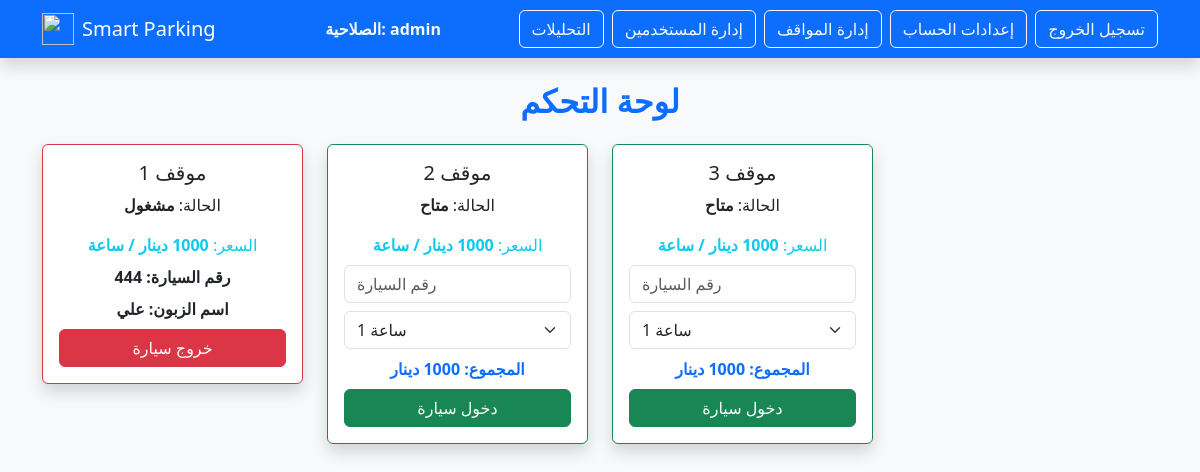
/dashboard (signed in), run on an earlier commit of the app's database.
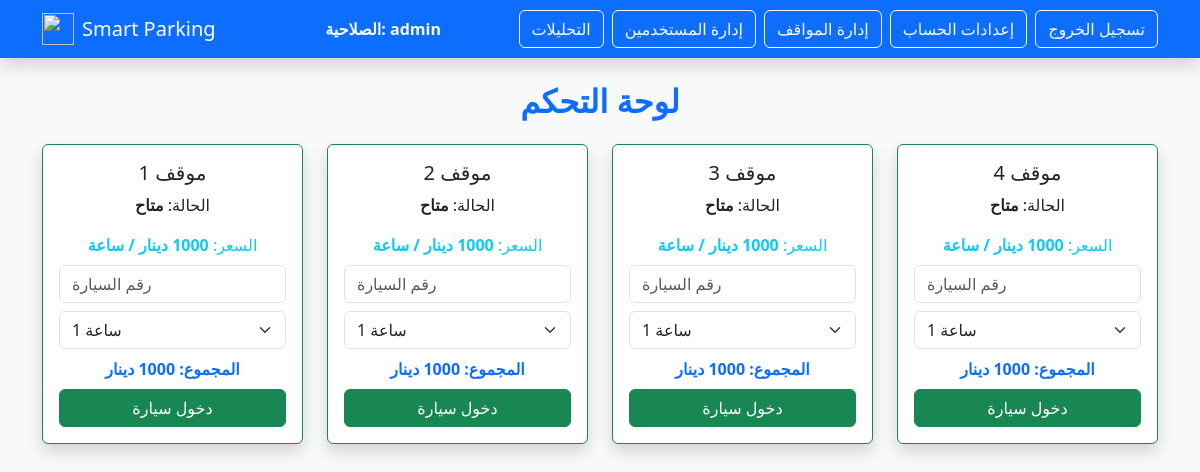
And on a later commit of the database.
### tables this page shows
CREATE TABLE slots (
        id INTEGER PRIMARY KEY AUTOINCREMENT,
        status TEXT NOT NULL DEFAULT 'free',
        car_number TEXT,
        user_id INTEGER,
        FOREIGN KEY(user_id) REFERENCES users(id)
    );

CREATE TABLE users (
        id INTEGER PRIMARY KEY AUTOINCREMENT,
        username TEXT UNIQUE NOT NULL,
        password TEXT NOT NULL,
        role TEXT NOT NULL
    );

### app.py (the view)
@app.route("/dashboard")
def dashboard():
    auth_redirect = require_login()
    if auth_redirect:
        return auth_redirect
    with get_db_connection() as connection:
        rows = connection.execute(
            """
            SELECT s.id, s.status, s.car_number, s.user_id, u.username AS owner_name
            FROM slots s
            LEFT JOIN users u ON u.id = s.user_id
            ORDER BY s.id
            """
        ).fetchall()
    slots = [
        (row["id"], row["status"], row["car_number"], row["user_id"], row["owner_name"])
        for row in rows
    ]
    if session.get("role") == "customer":
        return render_template("customer_dashboard.html", slots=slots, role="customer")
    return render_template("dashboard.html", slots=slots, role=session.get("role", "operator"))

### app.py (called while the page is built)
def get_db_connection() -> sqlite3.Connection:
    connection = sqlite3.connect(DB_PATH)
    connection.row_factory = sqlite3.Row
    return connection

def require_login():
    if "user_id" not in session:
        return redirect(url_for("login"))
    return None

### templates/dashboard.html (shortened to what this page needs)
<!DOCTYPE html>
<html lang="ar">
<head>
    <link rel="stylesheet" href="https://cdn.jsdelivr.net/npm/bootstrap@5.3.0/dist/css/bootstrap.min.css">
</head>
<body class="bg-light">
    <nav class="navbar navbar-expand-lg navbar-dark bg-primary shadow">
        <div class="container">
            <a class="navbar-brand d-flex align-items-center" href="#">
                <img src="https://cdn-icons-png.flaticon.com/512/743/743007.png" width="32" height="32" class="me-2">
                Smart Parking
            </a>
            <span class="text-light ms-3 fw-bold">الصلاحية: {{ role }}</span>
            <div class="d-flex">
                {% if role == 'admin' %}
                <a href="/analytics" class="btn btn-outline-light me-2">التحليلات</a>
                <a href="/users" class="btn btn-outline-light me-2">إدارة المستخدمين</a>
                <a href="/slots" class="btn btn-outline-light me-2">إدارة المواقف</a>
                {% endif %}
                <a href="/account" class="btn btn-outline-light me-2">إعدادات الحساب</a>
                <a href="/logout" class="btn btn-outline-light">تسجيل الخروج</a>
            </div>
        </div>
    </nav>
    <div class="container mt-4">
        <h2 class="mb-4 text-center text-primary fw-bold">لوحة التحكم</h2>
        <div class="row">
            {% for slot in slots %}
            <div class="col-md-3 mb-3">
                <div class="card shadow border-{{ 'success' if slot[1]=='free' else 'danger' }}">
                    <div class="card-body text-center">
                        <h5 class="card-title">موقف {{ slot[0] }}</h5>
                        <p class="card-text">الحالة: <span class="fw-bold">{{ 'متاح' if slot[1]=='free' else 'مشغول' }}</span></p>
                        <p class="card-text text-info mb-2">السعر: <span class="fw-bold">1000 دينار / ساعة</span></p>
                        <form method="post" action="/slot/{{ slot[0] }}/toggle">
                            {% if slot[1] == 'free' %}
                                <input type="text" name="car_number" class="form-control mb-2" placeholder="رقم السيارة" required>
                                <select name="hours" class="form-select mb-2" id="hours-{{ slot[0] }}" onchange="updateTotal({{ slot[0] }})">
                                    <option value="1">1 ساعة</option>
                                </select>
                                <div class="mb-2 text-primary fw-bold" id="total-{{ slot[0] }}">المجموع: 1000 دينار</div>
                                <button type="submit" class="btn btn-success w-100">دخول سيارة</button>
                            {% else %}
                                <div class="mb-2 fw-bold">رقم السيارة: {{ slot[2] if slot|length > 2 and slot[2] else '---' }}</div>
                                {% if slot|length > 4 and slot[4] %}
                                    <div class="mb-2 fw-bold">اسم الزبون: {{ slot[4] }}</div>
                                {% endif %}
                                <button type="submit" class="btn btn-danger w-100">خروج سيارة</button>
                            {% endif %}
                        </form>
                    </div>
                </div>
            </div>
            {% endfor %}
        </div>
    </div>
</body>
</html>

What changed in the data, as far as the page shows it:
changed slots id 1: status "مشغول" → "متاح"; hours (not shown) → "1 ساعة"; car_number "444" → (not shown); username "علي" → (not shown); status "رقم السيارة: اسم الزبون: خروج سيارة" → "المجموع: 1000 دينار دخول سيارة"
added slots: id "4", status "متاح", hours "1 ساعة"
